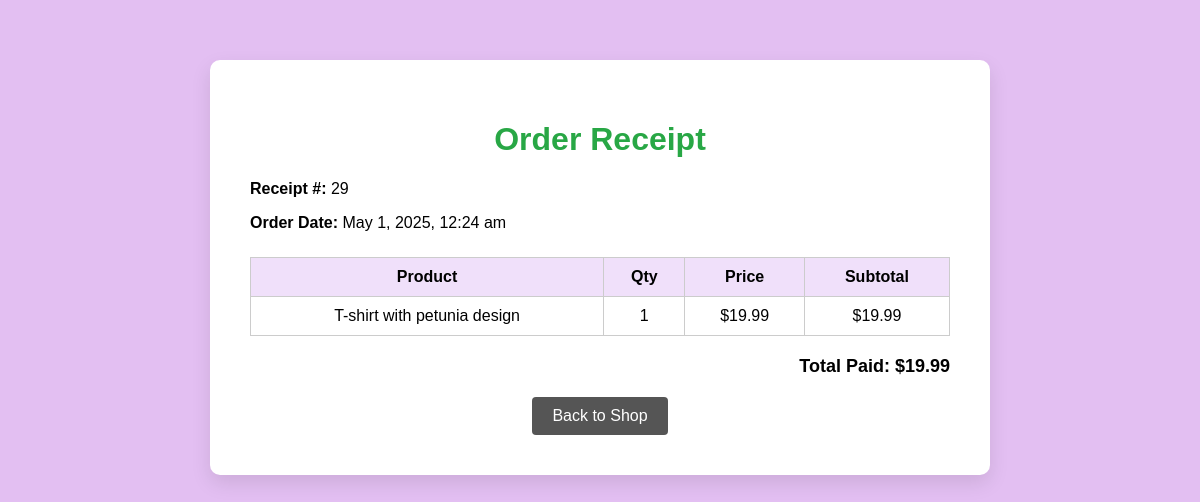
The app's page /FinalProject/receipt.php?receipt_id=29 with its own data.
### tables this page shows
CREATE TABLE `RECEIPT` (
  `RECEIPT_ID` int(11) NOT NULL,
  `SESSION_ID` int(11) DEFAULT NULL,
  `ISSUED_AT` datetime DEFAULT NULL,
  `TOTAL_PAID` decimal(10,2) DEFAULT NULL,
  `PAYMENT_METHOD` varchar(50) DEFAULT NULL
);

CREATE TABLE `RECEIPT_ITEMS` (
  `RECEIPT_ITEM_ID` int(11) NOT NULL,
  `RECEIPT_ID` int(11) DEFAULT NULL,
  `PRODUCT_NAME` varchar(255) DEFAULT NULL,
  `PRICE` decimal(10,2) DEFAULT NULL,
  `QUANTITY` int(11) DEFAULT NULL,
  `SUBTOTAL` decimal(10,2) DEFAULT NULL
);

### FinalProject/receipt.php (the view, shortened to what this page needs)
<?php
require 'config.php';
$receipt_id = isset($_GET['receipt_id']) ? intval($_GET['receipt_id']) : 0;
$stmt = $db->prepare("SELECT RECEIPT_ID, ISSUED_AT, TOTAL_PAID FROM RECEIPT WHERE RECEIPT_ID = ?");
$stmt->bind_param("i", $receipt_id);
$stmt->execute();
$stmt->bind_result($receipt_id, $issued_at, $total_paid);
$query = "
    SELECT PRODUCT_NAME, PRICE, QUANTITY, SUBTOTAL
    FROM RECEIPT_ITEMS
    WHERE RECEIPT_ID = ?
";
$stmt = $db->prepare($query);
$stmt->bind_param("i", $receipt_id);
$stmt->execute();
$result = $stmt->get_result();
$cartItems = $result->fetch_all(MYSQLI_ASSOC);
?>
<!DOCTYPE html>
<html>
<head>
</head>
<body>
<div class="receipt-container">
    <h1>Order Receipt</h1>
    <p><strong>Receipt #:</strong> <?php echo $receipt_id; ?></p>
    <p><strong>Order Date:</strong> <?php echo date("F j, Y, g:i a", strtotime($issued_at)); ?></p>
    <table>
        <tr>
            <th>Product</th>
            <th>Qty</th>
            <th>Price</th>
            <th>Subtotal</th>
        </tr>
        <?php foreach ($cartItems as $item): ?>
            <tr>
                <td><?php echo htmlspecialchars($item['PRODUCT_NAME']); ?></td>
                <td><?php echo intval($item['QUANTITY']); ?></td>
                <td>$<?php echo number_format($item['PRICE'], 2); ?></td>
                <td>$<?php echo number_format($item['SUBTOTAL'], 2); ?></td>
            </tr>
        <?php endforeach; ?>
    </table>
    <div class="total">Total Paid: $<?php echo number_format($total_paid, 2); ?></div>
    <div class="center">
        <a href="landing_page.php" class="btn">Back to Shop</a>
    </div>
</div>
</body>
</html>

### FinalProject/receipt.php (style rules this page uses)
body { background-color: #e3bff2; font-family: Arial, sans-serif; margin: 0; padding: 0; }
.receipt-container { max-width: 700px; margin: 60px auto; background: #fff; padding: 40px; border-radius: 10px; box-shadow: 0 8px 20px rgba(0,0,0,0.1); }
h1 { color: #28a745; text-align: center; }
table { width: 100%; border-collapse: collapse; margin-top: 25px; }
th, td { border: 1px solid #ccc; padding: 10px; text-align: center; }
th { background-color: #f0e0fa; }
.total { text-align: right; font-size: 18px; font-weight: bold; margin-top: 20px; }
.center { text-align: center; }
.btn { padding: 10px 20px; background-color: #555; color: white; text-decoration: none; border-radius: 4px; margin-top: 20px; display: inline-block; }

### records on screen
receipt: RECEIPT_ID "29", ISSUED_AT "May 1, 2025, 12:24 am", TOTAL_PAID "19.99"
receipt_items: PRODUCT_NAME "T-shirt with petunia design", QUANTITY "1", PRICE "19.99", SUBTOTAL "19.99"
